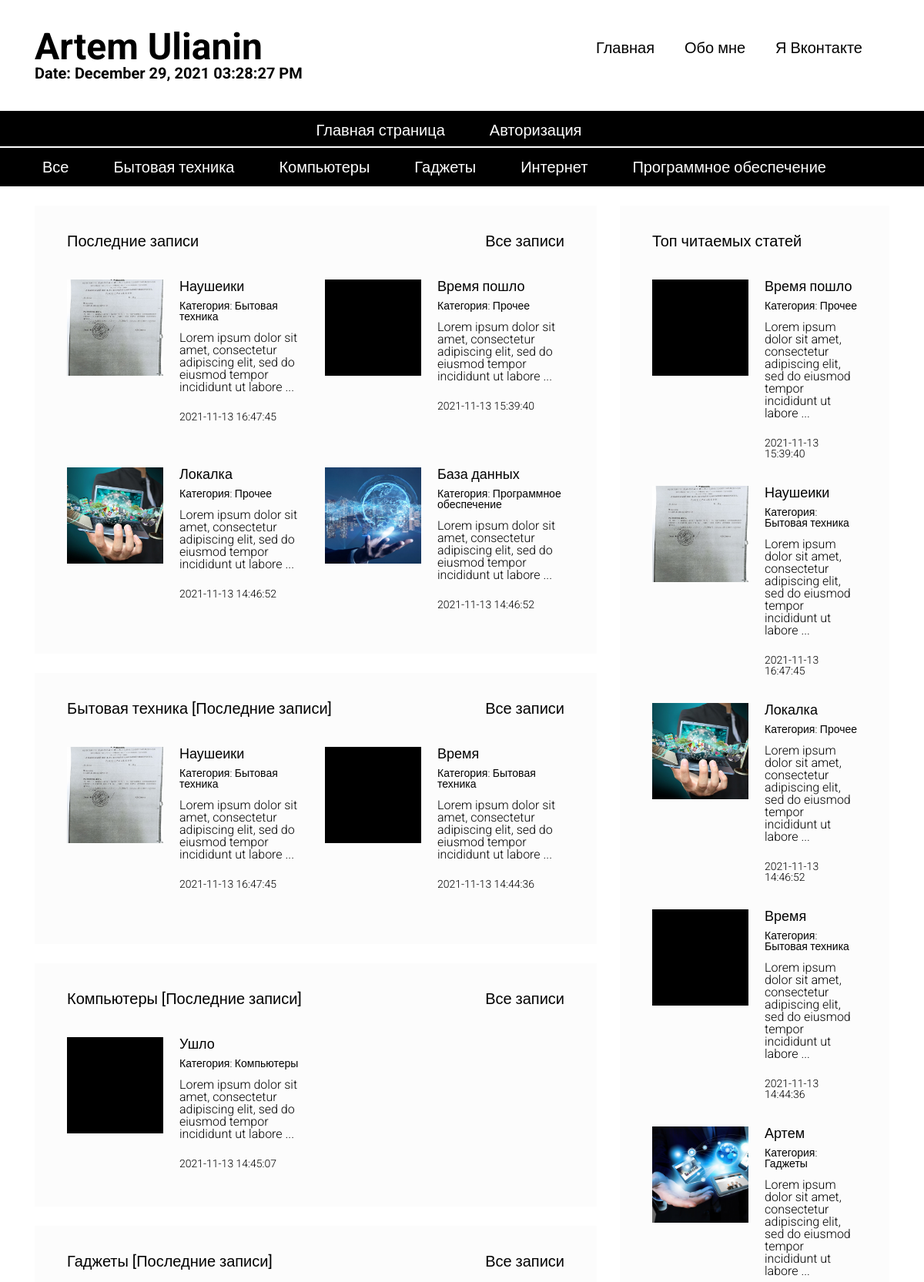
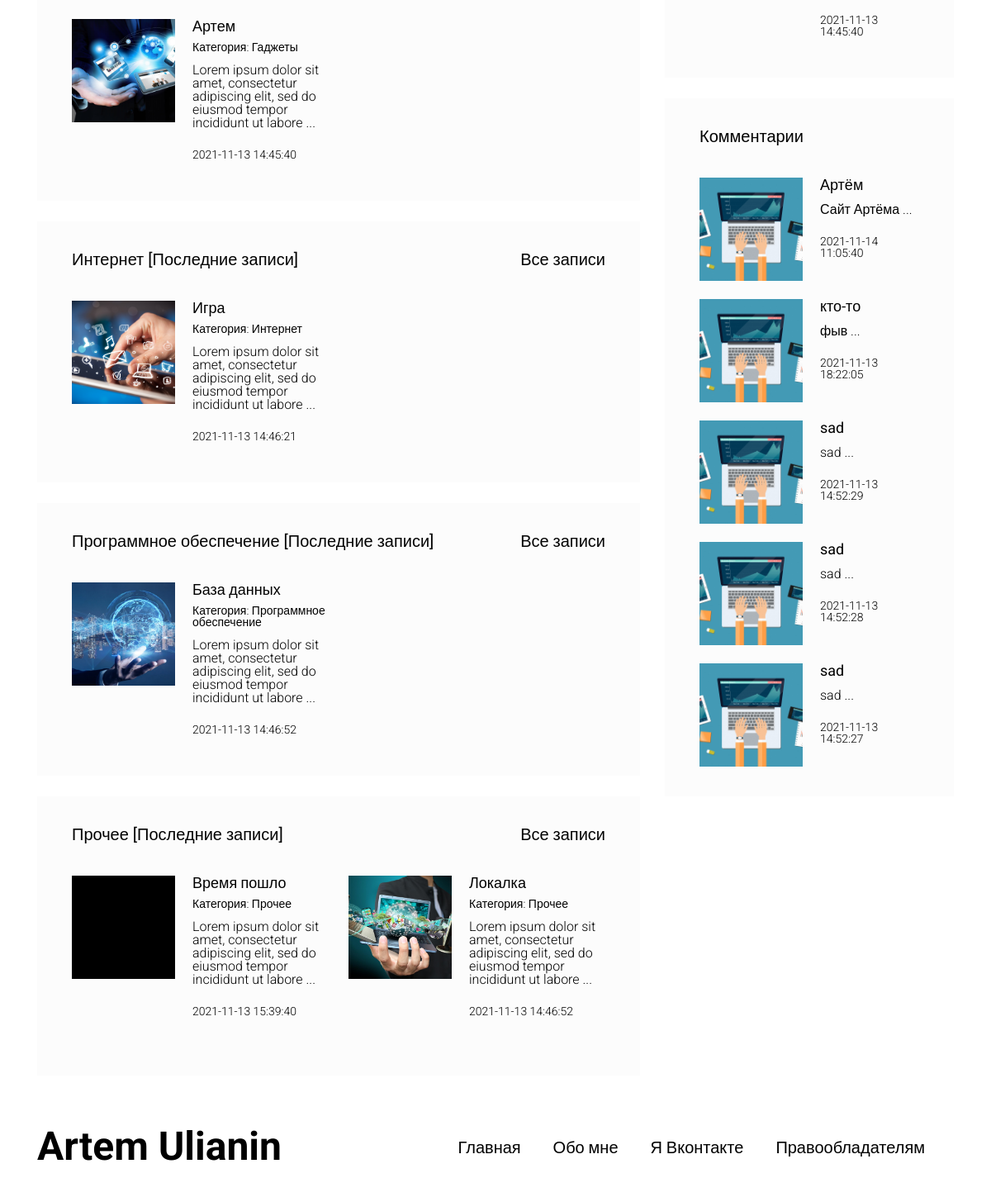
The page / on the database its author committed (2 pictures, top to bottom).
### tables this page shows
CREATE TABLE `articles_categories` (
  `id` int(11) NOT NULL,
  `title` varchar(100) NOT NULL
);

CREATE TABLE `articles` (
  `id` int(11) NOT NULL,
  `title` varchar(255) NOT NULL,
  `image` varchar(255) NOT NULL,
  `text` text NOT NULL,
  `categorie_id` int(11) NOT NULL,
  `pubdate` timestamp NOT NULL DEFAULT current_timestamp(),
  `views` int(11) NOT NULL
);

CREATE TABLE `comments` (
  `id` int(11) NOT NULL,
  `nickname` varchar(100) NOT NULL,
  `email` varchar(255) NOT NULL,
  `text` text NOT NULL,
  `pubdate` timestamp NOT NULL DEFAULT current_timestamp(),
  `articles_id` int(11) NOT NULL
);

### includes/config.php (called while the page is built, shortened)
<?php
$config = array(
    'title' => 'Artem Ulianin',
     'db' => array(
        'server' => 'localhost',
        'username' => 'c917632p_wp1',
        'password' => '1Nw8fWe9yuq9c14',
        'name' => 'c917632p_wp1'
    )
);
?>

### includes/print_article.php (the view)
<?php
    while ($art = $articles->fetch_assoc()) {
    ?>
        <article class="article">
            <div class="article__image" style="background-image: url(./admin/static/images/<?php echo $art['image']; ?>);"></div>
            <div class="article__info">
                <a href="article.php?id=<?php echo $art['id']; ?>"><?php echo $art['title']; ?></a>
                <div class="article__info__meta">
                    <?php
                    $art_categ = false;
                    foreach ($categories as $categ) {
                        if ($categ['id'] == $art['categorie_id']) {
                            $art_categ = $categ;
                            break;
                        }
                    }
                    ?>
                    <small>Категория: <a href="articles.php?categorie_id=<?php echo $art_categ['id']; ?>"><?php echo $art_categ['title']; ?></a></small>
                </div>
                <div class="article__info__preview"><?php echo mb_substr(strip_tags($art['text']), 0, 100) . ' ...' ?></div>
                <div class="article__info__meta">
                    <br>
                    <small><?php echo $art['pubdate']; ?></small>
                </div>
            </div>
        </article>
    <?php
    }
?>

### includes/header.php
<header id="header">
    <div class="header__top">
        <div class="container">
            <div class="header__top__logo">
                <h1><?php echo $config['title']; ?></h1>
                <h3>Date: <?php echo date("F d, Y h:i:s A"); ?></h3>
            </div>
            <nav class="header__top__menu">
                <ul>
                    <li><a href="./index.php">Главная</a></li>
                    <li><a href="#">Обо мне</a></li>
                    <li><a href="#">Я Вконтакте</a></li>
                </ul>
            </nav>
        </div>
    </div>
    <div class="header__bottom" style="text-align: center; border-top: 2px solid white; border-bottom: 2px solid white;">
        <div class="container">
            <nav>
                <ul>
                <?php
                    if( isset($_SESSION['logged_user']) )
                    {
                    ?>
                    <li><a href="../admin/index.php">Главная страница</a></li>
                    <li><a href="../admin/index.php">Административный интерфейс</a></li>
                    <li><a href="../authorization/logout.php">Выйти</a></li>
                    <?php } else { ?>
                        <li><a href="index.php">Главная страница</a></li>
                        <li><a href="authorization/login.php">Авторизация</a></li>
                   <?php }
                ?>
                </ul>
            </nav>
        </div>
    </div>
    <?php
        $categories_q = $mysql->query("SELECT * FROM `articles_categories`");
        $categories = array();
        while( $categ = $categories_q->fetch_assoc() )
        {
            $categories[] = $categ;
        }
    ?>
    <div class="header__bottom">
        <div class="container">
            <nav>
                <ul>
                <?php if( isset($_SESSION['logged_user']) )
                    { ?>
                    <li><a href="index.php">Все</a></li>
                    <?php
                      foreach( $categories as $categ)
                      {
                        ?>
                        <li><a href="../admin/articles_categorie_admin.php?categorie_id=<?php echo $categ['id']; ?>"><?php echo $categ['title']; ?></a></li>
                        <?php
                      }
                    ?>
                    <?php } else { ?>
                    <li><a href="articles.php">Все</a></li>
                    <?php
                      foreach( $categories as $categ)
                      {
                        ?>
                        <li><a href="articles_categorie.php?categorie_id=<?php echo $categ['id']; ?>"><?php echo $categ['title']; ?></a></li>
                        <?php
                      }
                    ?>
                    <?php }
                    ?>
                </ul>
          </nav>
        </div>
    </div>
</header>

### includes/sidebar.php (shortened to what this page needs)
<?php if( isset($_SESSION['logged_user']) )
                      { ?>
                      <div style="margin-bottom: 600px;"></div>
                      <?php } else { ?>
<div class="block">
  <h3>Топ читаемых статей</h3>
  <div class="block__content">
    <div class="articles articles__vertical">
      <?php
        $articles = $mysql->query("SELECT * FROM `articles` ORDER BY `views` DESC LIMIT 5");
      ?>
      <?php
        while ($art = $articles->fetch_assoc()) {
      ?>
        <article class="article">
          <div class="article__image" style="background-image: url(admin/static/images/<?php echo $art['image']; ?>);"></div>
          <div class="article__info">
            <a href="article.php?id=<?php echo $art['id']; ?>"><?php echo $art['title']; ?></a>
            <div class="article__info__meta">
              <?php
                $art_categ = false;
                foreach ($categories as $categ) {
                  if ($categ['id'] == $art['categorie_id']) {
                    $art_categ = $categ;
                    break;
                  }
                }
              ?>
              <small>Категория: <a href="articles.php?categorie_id=<?php echo $art_categ['id']; ?>"><?php echo $art_categ['title']; ?></a></small>
            </div>
            <div class="article__info__preview"><?php echo mb_substr(strip_tags($art['text']), 0, 100) . ' ...' ?></div>
            <div class="article__info__meta">
              <br>
              <small><?php echo $art['pubdate']; ?></small>
            </div>
          </div>
        </article>
      <?php
      }
      ?>
    </div>
  </div>
</div>
<div class="block">
  <h3>Комментарии</h3>
  <div class="block__content">
    <div class="articles articles__vertical">
      <?php
        $comments = $mysql->query("SELECT * FROM `comments` ORDER BY `id` DESC LIMIT 5");
      ?>
      <?php
        while ($comment = $comments->fetch_assoc()) {
      ?>
        <article class="article">
          <div class="article__image" style="background-image: url(media/static/images/comment-sait.jpg); "></div>
          <div class="article__info">
            <a href="article.php?id=<?php echo $comment['articles_id']; ?>"><?php echo $comment['nickname']; ?></a>
            <div class="article__info__preview"><?php echo mb_substr(strip_tags($comment['text']), 0, 100) . ' ...' ?></div>
            <div class="article__info__meta">
              <br>
              <small><?php echo $comment['pubdate']; ?></small>
            </div>
          </div>
        </article>
      <?php
      }
      ?>
    </div>
  </div>
</div>
<?php } ?>

### media/css/style.css (style rules this page uses)
html, body, div, span, applet, object, iframe, h1, h2, h3, h4, h5, h6, p, blockquote, pre, a, abbr, acronym, address, big, cite, code, del, dfn, em, img, ins, kbd, q, s, samp, small, strike, strong, sub, sup, tt, var, b, u, i, center, dl, dt, dd, ol, ul, li, fieldset, form, label, legend, table, caption, tbody, tfoot, thead, tr, th, td, article, aside, canvas, details, embed, figure, figcaption, footer, header, hgroup, menu, nav, output, ruby, section, summary, time, mark, audio, video { margin: 0; padding: 0; border: 0; font-size: 100%; font: inherit; vertical-align: baseline; }
article, aside, details, figcaption, figure, footer, header, hgroup, menu, nav, section { display: block; }
body { line-height: 1; }
ol, ul { list-style: none; }
h1 { font-size: 48px; font-weight: bold; }
h3 { font-size: 20px; font-weight: bold; }
body { font-family: 'Roboto', sans-serif; }
#header { margin-bottom: 25px; }
#header .header__top { padding: 37px 0; }
#header .header__top .header__top__logo { float: left; }
#header .header__top .header__top__menu { padding-top: 15px; text-align: right; }
#header .header__top .header__top__menu ul > li { display: inline-block; margin-right: 35px; }
#header .header__top .header__top__menu ul > li > a { font-size: 20px; text-decoration: none; color: black; }
#header .header__bottom { height: 50px; background-color: black; line-height: 50px; }
#header .header__bottom nav ul > li { display: inline-block; margin-right: 34px; }
#header .header__bottom nav ul > li > a { color: white; font-size: 20px; text-decoration: none; padding: 3px 10px; }
.block { background-color: #fcfcfc; padding: 36px 42px; margin-bottom: 25px; }
.block > h3 { font-weight: normal; }
.block .block__content { padding-top: 40px; }
.articles.articles__horizontal .article { margin-bottom: 22px; display: inline-block; vertical-align: top; width: 50%; font-size: 16px; padding: 12px; }
.articles.articles__vertical .article { margin-bottom: 22px; }
.articles .article:last-child { margin-bottom: 0; }
.articles .article:after { visibility: hidden; display: block; font-size: 0; content: " "; clear: both; height: 0; }
.articles .article .article__image { width: 125px; height: 125px; overflow: hidden; background-color: black; float: left; background-repeat: no-repeat; background-size: cover; background-position: center center; }
.articles .article .article__info { margin-left: 125px; padding-left: 21px; }
.articles .article .article__info > a { color: black; font-size: 18px; font-weight: normal; text-decoration: none; }
.articles .article .article__info > .article__info__meta { font-size: 14px; font-weight: 300; margin-top: 9px; margin-bottom: 13px; }
.articles .article .article__info > .article__info__meta a { color: black; text-decoration: none; }
.articles .article .article__info > .article__info__preview { font-size: 16px; font-weight: 300; }

### rows shown on the page
articles_categories: title "Бытовая техника"
articles_categories: title "Компьютеры"
articles_categories: title "Гаджеты"
articles_categories: title "Интернет"
articles_categories: title "Программное обеспечение"
articles: image (picture), title "Наушеики", text "Lorem ipsum dolor sit amet, consectetur adipiscing elit, sed do eiusmod tempor incididunt ut labore", pubdate "2021-11-13 16:47:45"
articles: title "Время пошло", text "Lorem ipsum dolor sit amet, consectetur adipiscing elit, sed do eiusmod tempor incididunt ut labore", pubdate "2021-11-13 15:39:40"
articles_categories: title "Прочее"
articles: image (picture), title "Локалка", text "Lorem ipsum dolor sit amet, consectetur adipiscing elit, sed do eiusmod tempor incididunt ut labore", pubdate "2021-11-13 14:46:52"
articles: image (picture), title "База данных", text "Lorem ipsum dolor sit amet, consectetur adipiscing elit, sed do eiusmod tempor incididunt ut labore", pubdate "2021-11-13 14:46:52"
articles: title "Время", text "Lorem ipsum dolor sit amet, consectetur adipiscing elit, sed do eiusmod tempor incididunt ut labore", pubdate "2021-11-13 14:44:36"
articles: title "Ушло", text "Lorem ipsum dolor sit amet, consectetur adipiscing elit, sed do eiusmod tempor incididunt ut labore", pubdate "2021-11-13 14:45:07"
articles: image (picture), title "Артем", text "Lorem ipsum dolor sit amet, consectetur adipiscing elit, sed do eiusmod tempor incididunt ut labore", pubdate "2021-11-13 14:45:40"
articles: image (picture), title "Игра", text "Lorem ipsum dolor sit amet, consectetur adipiscing elit, sed do eiusmod tempor incididunt ut labore", pubdate "2021-11-13 14:46:21"
comments: nickname "Артём", text "Сайт Артёма", pubdate "2021-11-14 11:05:40"
comments: nickname "кто-то", text "фыв", pubdate "2021-11-13 18:22:05"
comments: nickname "sad", text "sad", pubdate "2021-11-13 14:52:29"
comments: nickname "sad", text "sad", pubdate "2021-11-13 14:52:28"
comments: nickname "sad", text "sad", pubdate "2021-11-13 14:52:27"

### other values the page prints
$config['title'] "Artem Ulianin"
